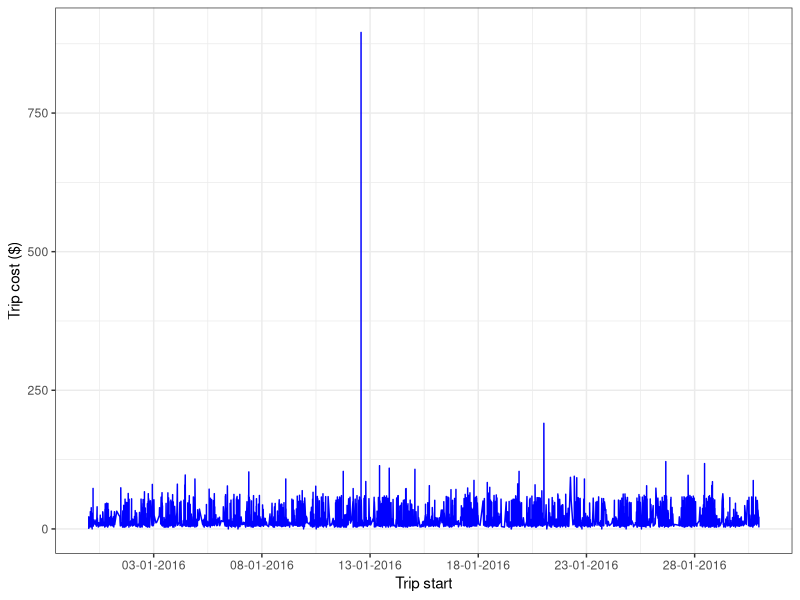
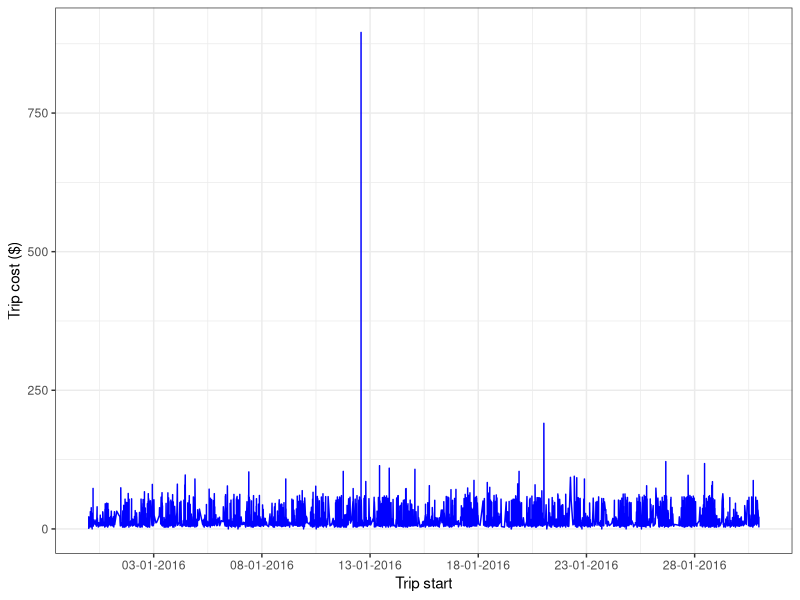
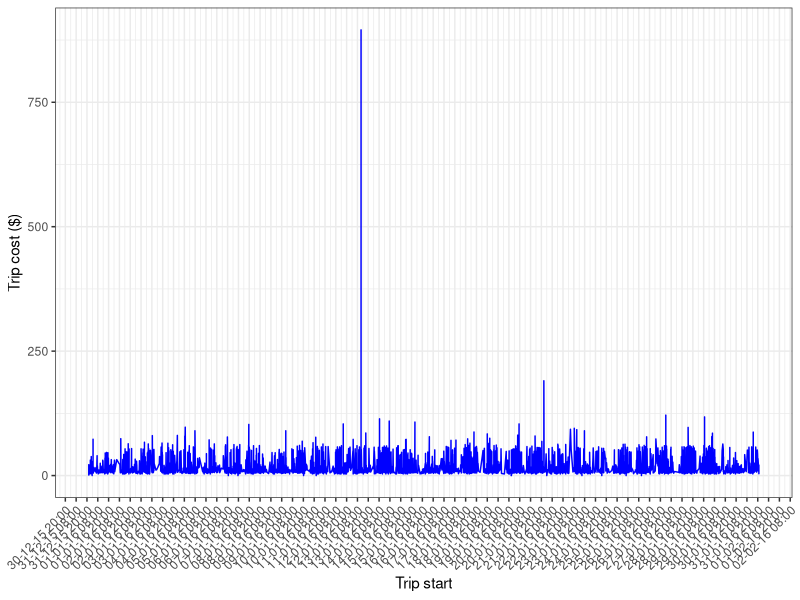
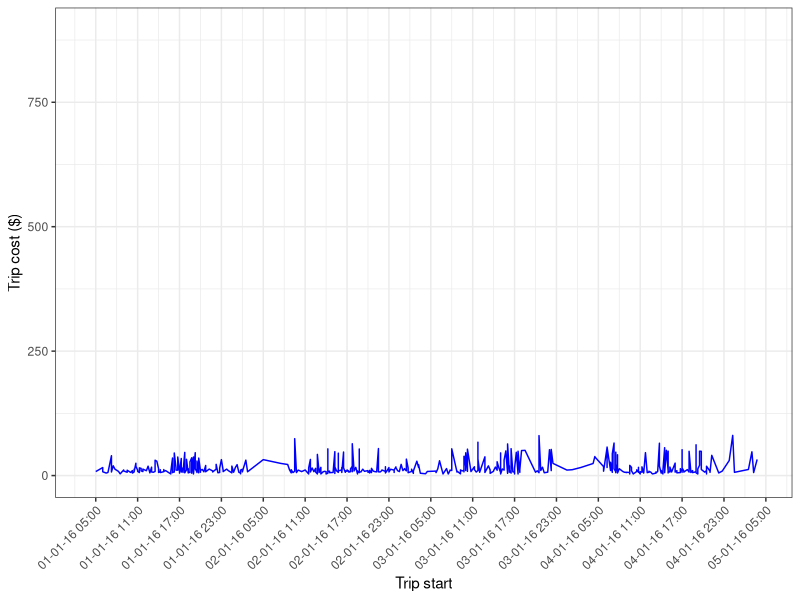
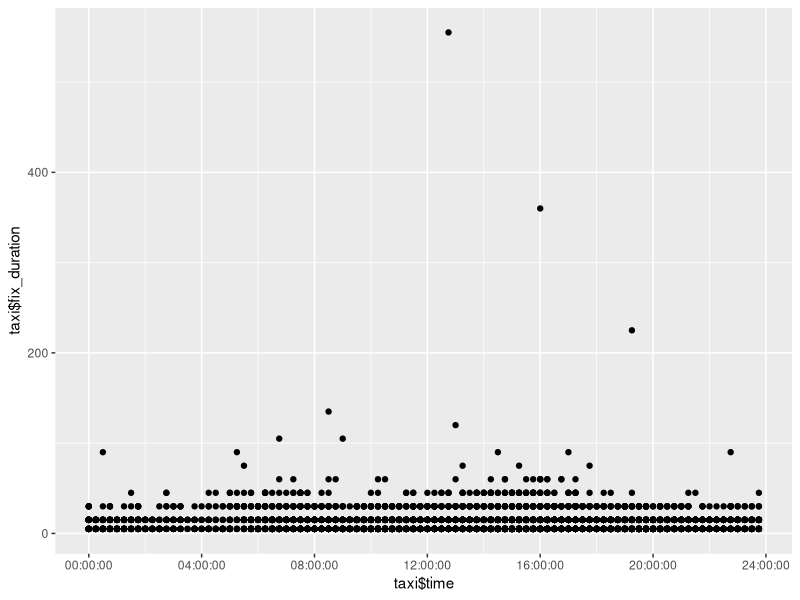
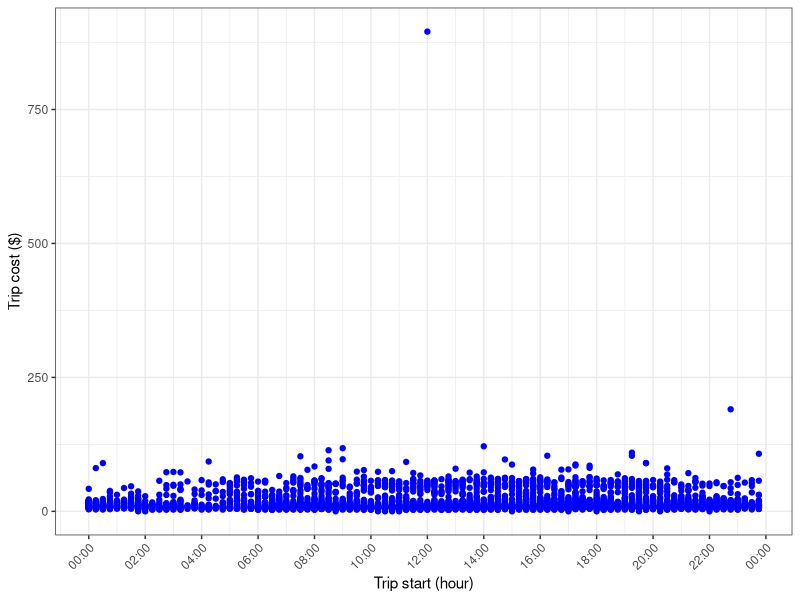

Generate these figures, in order, with R:
## ---- chunk 1

library(lubridate)
library(dplyr)
library(tidyr)
library(hms)
library(ggplot2)
library(scales)


## ---- chunk 2
timeSample<-data.frame("Date.1"=c("02-10-2019","2/10/19"),
                       "Date.2"=c("2019 10 02","19/10/2"),
                       "DateTime1"=c("02-10-2019 19:00:00","02-10-2019 7:00:00PM"))
## ---- chunk 3

knitr::kable(timeSample)
## ---- chunk 4
timeSample$Date.1<-dmy(timeSample$Date.1)

knitr::kable(timeSample)

## ---- chunk 5
timeSample$Date.2<-ymd(timeSample$Date.2)
knitr::kable(timeSample)
## ---- chunk 6
timeSample$DateTime1<-dmy_hms(timeSample$DateTime1)
knitr::kable(timeSample)

## ---- chunk 7

knitr::kable(timeSample)

## ---- chunk 8
tz(timeSample$DateTime1)

timeSample$DateTime1<-force_tz(timeSample$DateTime1,"Asia/Jerusalem")

tz(timeSample$DateTime1)


## ---- chunk 9
timeSample$DateTime_UTC<-with_tz(timeSample$DateTime1, "UTC")

knitr::kable(timeSample)
## ---- chunk 10
ymd_hms("2019-07-20 08:35:00",tz="Asia/Jerusalem")
## ---- chunk 11
Sys.time() # will give the current date and time

days_in_month(today()) # how many day in this month?
days_in_month(today()+31) # how many day in the month 31 days from now?

per <- period(hours = 10, minutes = 5) # define a period you can add to other date time...

per # a period class object

Sys.time()+per

Sys.time()-per

difftime(Sys.time()+per,Sys.time(),unit="hours") 

difftime(Sys.time()+period(week = 3),Sys.time(),unit="day")

quarter(Sys.time(),with_year = T) # the qurater of the year...



## ---- chunk 12
taxi<-read.csv("taxi.csv")
## ---- chunk 13

class(taxi$trip_start)
taxi$trip_start <- ymd_hms(taxi$trip_start,tz = "Asia/Jerusalem")
class(taxi$trip_start)

taxi$trip_end<-ymd_hms(taxi$trip_end,tz="Asia/Jerusalem")



## ---- chunk 14

taxi$week_day<-wday(taxi$trip_start,label = T) # If label is false then is will show the week day numbers (1:7)

knitr::kable(head(taxi))

taxi_trips<-taxi %>% group_by(week_day) %>% summarise("trips"=n())

knitr::kable(taxi_trips)

## ---- chunk 15

?difftime

taxi$duration<-difftime(taxi$trip_end,taxi$trip_start,units = "mins")

knitr::kable(head(taxi))
## ---- chunk 16
five_min<-as.period(5,unit = "mins") # create five minute object

 # if the duration is 0 add five minutes

taxi$alt_end_time<-ifelse(taxi$duration==0,
                         taxi$trip_end + five_min,
                          taxi$trip_end) 

#  the output is in numeric format - change to datetime formt and dont forget the time zone

taxi$alt_end_time<-as_datetime(taxi$alt_end_time,tz="Asia/Jerusalem")

# fix the duration

taxi$fix_duration<-difftime(taxi$alt_end_time,taxi$trip_start,units = "mins")

knitr::kable(head(taxi))

## ---- chunk 17

example_interval<-interval(ymd("2018-01-31"),ymd("2018-02-16"))

ymd("2018-03-13") %within% example_interval
ymd("2018-02-13") %within% example_interval


## ---- chunk 18



taxi$morning_start<-ymd_hms(paste(as.Date(taxi$trip_start),"05:00:00",sep = " "),tz="Asia/Jerusalem")
taxi$noon_start<-ymd_hms(paste(as.Date(taxi$trip_start),"12:00:00",sep = " "),tz="Asia/Jerusalem")
taxi$evening_start<-ymd_hms(paste(as.Date(taxi$trip_start),"18:00:00",sep = " "),tz="Asia/Jerusalem")

taxi$time_categoty<-ifelse(taxi$trip_start  %within% interval(taxi$morning_start,taxi$noon_start),
                           "Morning",ifelse(taxi$trip_start  %within% interval(taxi$noon_start,taxi$evening_start),
                                  "Noon","Night"))

knitr::kable(head(taxi))

taxi_trip_category<-taxi %>% group_by(time_categoty) %>% summarise("mean_miles"=mean(trip_miles))

knitr::kable(head(taxi))
## ---- chunk 19

taxi$round_hour<-round_date(taxi$trip_start,unit = "30 mins")


## ---- chunk 20
p<-ggplot(taxi,aes(taxi$trip_start,taxi$trip_total))+
  geom_line(color="blue") + theme_bw()+
  xlab("Trip start")+ylab("Trip cost ($)")
## ---- chunk 21
p+scale_x_datetime(date_breaks = "5 day", labels = date_format("%d-%m-%Y"))
## ---- chunk 22

ex_1<- p+ scale_x_datetime(date_breaks = "5 day", labels = date_format("%d-%m-%Y"))
  
ex_1

ex_2<- p + scale_x_datetime(date_breaks = "12 hours", labels = date_format("%d-%m-%y %H:%M"))+
  theme(axis.text.x = element_text(angle = 45, hjust = 1))

ex_2
## ---- chunk 23
startTime <- ymd_hms("2016-01-01 06:00:00",tz="Asia/Jerusalem")
endTime <- ymd_hms("2016-01-05 06:00:00",tz="Asia/Jerusalem")

# create a start and end time R object
start.end <- c(startTime,endTime)
start.end

ex_3<- p+ scale_x_datetime(limits=start.end,date_breaks = "6 hours", labels = date_format("%d-%m-%y %H:%M"))+
  theme(axis.text.x = element_text(angle = 45, hjust = 1))

ex_3
## ---- chunk 24

taxi$time<-as.hms(taxi$trip_start)

ggplot(taxi,aes(x=taxi$time,y=taxi$fix_duration))+geom_point()


## ---- chunk 25

taxi$fake_date<-paste("2000-01-01",taxi$time,sep=" ")
taxi$fake_date<-ymd_hms(taxi$fake_date)

p_2<-ggplot(taxi,aes(taxi$fake_date,taxi$trip_total))+
  geom_point(color="blue") + theme_bw()+
  xlab("Trip start (hour)")+ylab("Trip cost ($)")

p_2<-p_2+scale_x_datetime(date_breaks = "2 hours", labels = date_format("%H:%M"))+
  theme(axis.text.x = element_text(angle = 45, hjust = 1))
  
p_2

